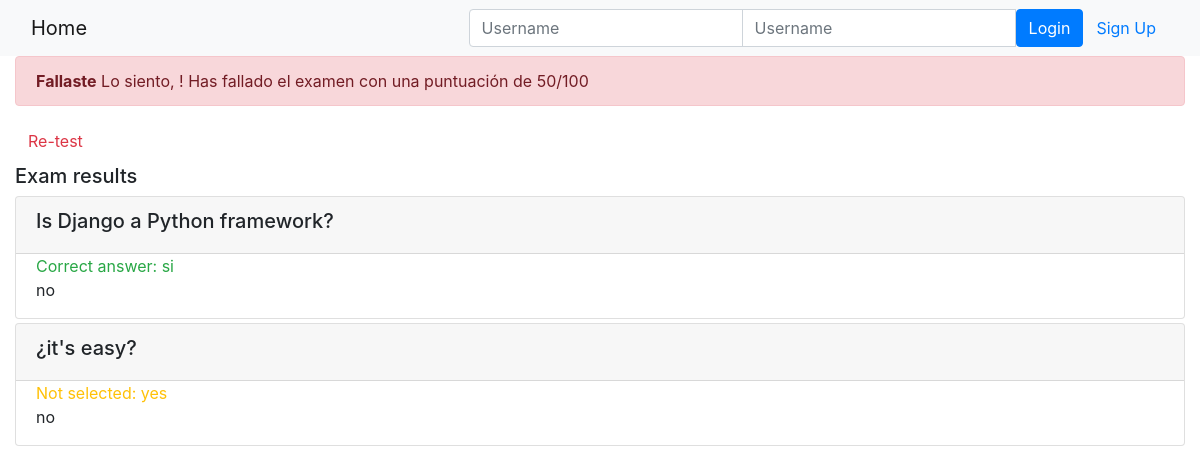
Page /onlinecourse/course/1/submission/1/result/ on the committed database.
### onlinecourse/models.py (models this page shows, shortened)
class Question(models.Model):
    course = models.ForeignKey(Course, on_delete=models.CASCADE)
    content = models.CharField(max_length=200)
    grade = models.IntegerField(default=50)

class Choice(models.Model):
    question = models.ForeignKey(Question, on_delete=models.CASCADE)
    content = models.CharField(max_length=200)
    is_correct = models.BooleanField(default=False)

### onlinecourse/views.py (the view)
# urls.py: path('course/<int:course_id>/submission/<int:submission_id>/result/', views.show_exam_result, name="exam_result"),
def show_exam_result(request, course_id, submission_id):
    context = {}
    course = get_object_or_404(Course, pk=course_id)
    submission = Submission.objects.get(id=submission_id)
    choices = submission.choices.all()
    total_score = 0
    questions = course.question_set.all()  # Suponiendo que el curso tiene preguntas relacionadas
    for question in questions:
        correct_choices = question.choice_set.filter(is_correct=True)  # Obtener todas las opciones correctas para la pregunta
        selected_choices = choices.filter(question=question)  # Obtener las opciones seleccionadas por el usuario para la pregunta
        if set(correct_choices) == set(selected_choices):
            total_score += question.grade  # Agregar la calificación de la pregunta solo si se seleccionaron todas las respuestas correctas
    context['course'] = course
    context['grade'] = total_score
    context['choices'] = choices
    return render(request, 'onlinecourse/exam_result_bootstrap.html', context)

### onlinecourse/templates/onlinecourse/exam_result_bootstrap.html (shortened to what this page needs)
<!DOCTYPE html>
<html lang="en">
<head>
    {% load static %}
    <link rel="stylesheet" href="https://maxcdn.bootstrapcdn.com/bootstrap/4.5.2/css/bootstrap.min.css">
</head>
<body>
 <nav class="navbar navbar-light bg-light">
    <div class="container-fluid">
        <div class="navbar-header">
              <a class="navbar-brand" href="{% url 'onlinecourse:index' %}">Home</a>
        </div>
        <ul class="nav navbar-nav navbar-right">
            {% if user.is_authenticated %}
            <li>
                <a class="btn btn-link" href="#">{{ user.first_name }}({{ user.username }})</a>
                <a class="btn btn-link" href="{% url 'onlinecourse:logout' %}">Logout</a>
            </li>
            {% else %}
            <li>
                <form class="form-inline" action="{% url 'onlinecourse:login' %}" method="post">
                    <div class="input-group">
                        <input type="text" class="form-control" placeholder="Username" name="username" >
                        <input type="password" class="form-control" placeholder="Username" name="psw" >
                        <button class="btn btn-primary" type="submit">Login</button>
                        <a class="btn btn-link" href="{% url 'onlinecourse:registration' %}">Sign Up</a>
                    </div>
                </form>
            </li>
            {% endif %}
        </ul>
    </div>
</nav>
<div class="container-fluid">
    {% if grade > 80 %}
    <div class="alert alert-success">
       <b>¡Felicidades, {{ user.first_name }}!</b> Has aprobado el examen y completado el curso con una puntuación de {{ grade }}/100
    </div>
        {% else %}
        <div class="alert alert-danger">
            <b>Fallaste</b> Lo siento, {{ user.first_name }}! Has fallado el examen con una puntuación de {{ grade }}/100
        </div>
        <a class="btn btn-link text-danger" href="{% url 'onlinecourse:course_details' course.id %}">Re-test</a>
        {% endif %}
        <div class="card-columns-vertical mt-1">
        <h5 class="">Exam results</h5>
                {% for question in course.question_set.all %}
            <div class="card mt-1">
                <div class="card-header"><h5>{{ question.content }}</h5></div>
                <div class="form-group">
                    {% for choice in question.choice_set.all %}
                    <div class="form-check">
                        {% if choice.is_correct and choice in choices %}
                        <div class="text-success">Correct answer: {{ choice.content }}</div>
                        {% else %}{% if choice.is_correct and not choice in choices %}
                        <div class="text-warning">Not selected: {{ choice.content }}</div>
                        {% else %}{% if not choice.is_correct and choice in choices %}
                        <div class="text-danger">Wrong answer: {{ choice.content }}</div>
                        {% else %}
                        <div>{{ choice.content }}</div>
                        {% endif %}{% endif %}{% endif %}
                    </div>
                    {% endfor %}
                </div>
            </div>
            {% endfor %}
        </div>
    </div>
</body>
</html>

### rows in the picture
Question: content "Is Django a Python framework?"
Choice: content "si"
Choice: content "no"
Question: content "¿it's easy?"
Choice: content "yes"
Choice: content "no"

### other values in the picture
{{ grade }} "50"
